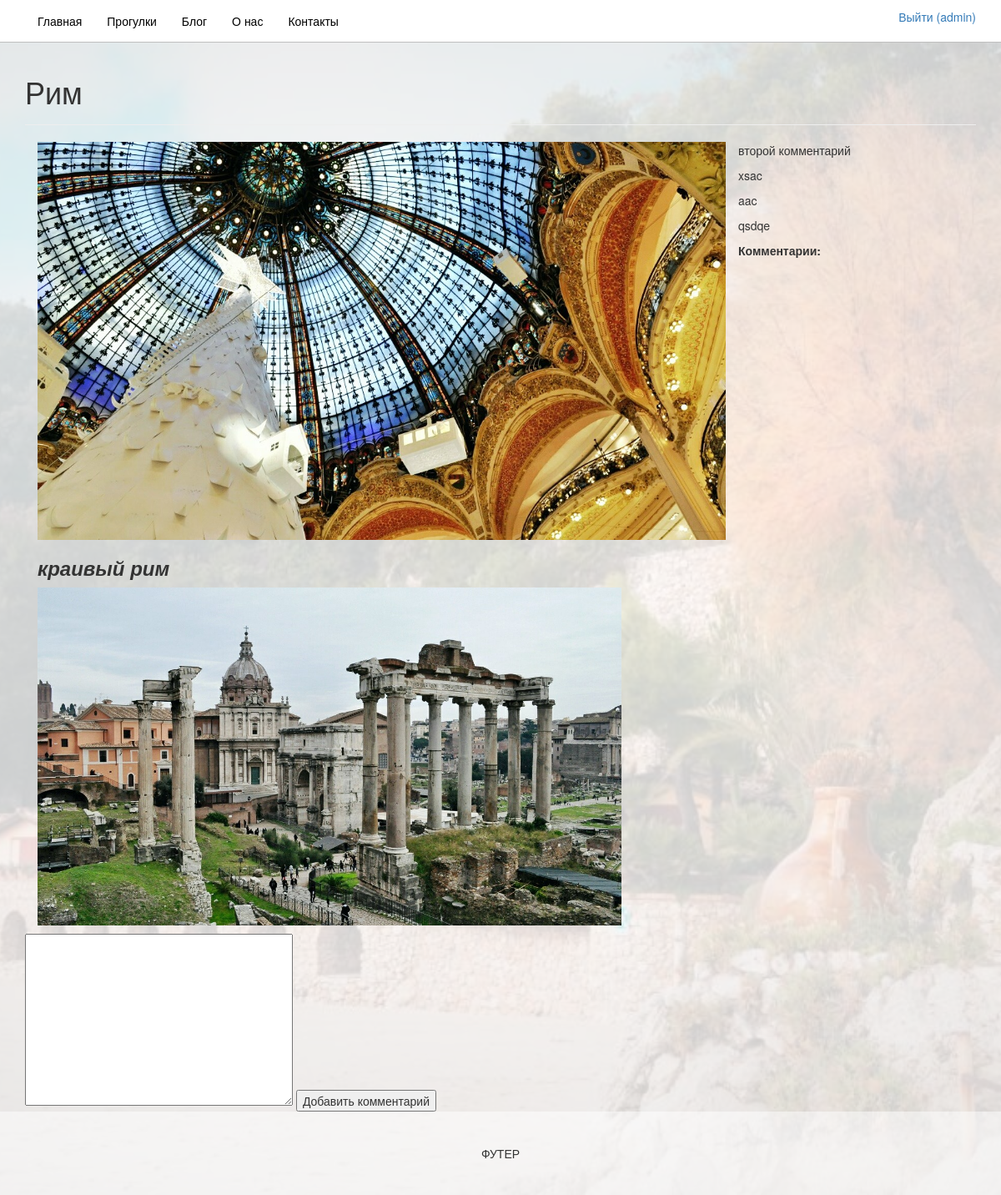
The page /blog/post/1/ (signed in) on the database its author committed.
### blog/models.py (models this page shows, shortened)
class Post(models.Model):
    class Meta():
        db_table = 'posts'
    post_author = models.ForeignKey('auth.User', default=1)
    post_title = models.CharField(max_length=200)
    post_photo = models.ImageField(
        upload_to='blog_titels/',
        blank=True,
        null=True,
    )
    post_text = RichTextUploadingField()
    post_date = models.DateTimeField(blank=True, null=True)

class Comments (models.Model):
    class Meta():
        db_table = 'comments'
    comments_text = models.TextField(verbose_name="Комментарии:")
    comments_post = models.ForeignKey(Post)

### blog/views.py (the view)
# urls.py: url(r'^post/(?P<pk>[0-9]+)/$', views.post_detail, name='post_detail'),
def post_detail(request, pk):
    args = {}
    args.update(csrf(request))
    args['post'] = get_object_or_404(Post, pk=pk)
    args['comments'] = Comments.objects.filter(comments_post_id = pk)
    args['form'] = CommentForm
    args['user_name'] = auth.get_user(request).username
    return render(request, 'post_detail.html', args)

### templates/post_detail.html (shortened to what this page needs)
{% extends 'base.html' %}
{% load staticfiles %}
{% block content %}
<div class="container-fluid content">
    <div class="container">
        <div class="page-header">
            <h1>{{ post.post_title }}</h1>
        </div>
        <div class="col-md-9">
            <div class="post">
                {% if post.post_photo %}
                <img class="img-responsive center-block" src="{{ BASE_DIR }}/media/{{ post.post_photo }}" alt="">
                {% endif %}
                <p>{% autoescape off %}{{ post.post_text }}{% endautoescape %}</p>
            </div>
        </div>
        <div class="col md-3">
            {% for comment in comments %}
            <p>{{ comment.comments_text }}</p>
            {% endfor %}
            <form action="/blog/post/addcomment/{{ post.id }}/" method="post">
            {{ form }}
            <input type="submit" class="button" value="Добавить комментарий">
            </form>
        </div>
    </div>
</div>
{% endblock %}

### templates/base.html (shortened to what this page needs)
{% load staticfiles %}
<!DOCTYPE html>
<html>
<head>
    {% block css %}
    <link rel="stylesheet" href="{% static 'css/bootstrap.css' %}"/>
    <link rel="stylesheet" href="{% static 'css/style.css' %}"/>
    {% endblock %}
</head>
<body>
{% block header %}
<div class="navbar navbar-fixed-top" role="navigation">
    <div class="container">
        <ul class="nav navbar-nav">
            <li><a href="/">Главная</a></li>
            <li><a href="#">Прогулки</a></li>
            <li><a href="/blog">Блог</a></li>
            <li><a href="#">О нас</a></li>
            <li><a href="#">Контакты</a></li>
        </ul>
        <ul class="nav navbar-right">
            {% if user.is_authenticated %}
            <li><a href="/auth/logout/">Выйти ({{ user.username }})</a></li>
            {% else %}
            <li><a href="/auth/login/">Войти</a></li>
            {% endif %}
        </ul>
    </div>
</div>
{% endblock %}
{% block content %} {% endblock %}
{% block footer %}
<div class="footer container">
<div class="row-footer row">
<div class="col-lg-12 col-md-12 col-sm-12">
   <p class="text-center" style="
    margin-bottom: 0px;">ФУТЕР</p>
</div>
</div>
</div>
{% endblock %}
</body>
</html>

### static/css/style.css (style rules this page uses)
body { margin-top: 50px; background: url(../images/Gaeta.jpg) no-repeat center center fixed; -webkit-background-size: cover; -moz-background-size: cover; -o-background-size: cover; background-size: cover; }
.content { background-color: rgba(255, 255, 255, 0.8); }
.navbar-fixed-top { background-color: white; border-color: rgba(0, 0, 0, .25) }
.navbar-nav > li > a { color: black; }
html { position: relative; min-height: 100%; }
body { margin-bottom: 100px; }
.footer { position: absolute; bottom: 0; width: 100%; max-height: 120px; background-color: rgba(255, 255, 255, 0.9); border-color: rgba(0, 0, 0, .25); }
.row-footer { height: 100px; line-height: 100px; border-top: 5px black; }

### rows shown on the page
Post: post_title "Рим", post_photo (picture), post_text "краивый рим", post_text (picture)
Comments: comments_text "второй комментарий"
Comments: comments_text "xsac"
Comments: comments_text "aac"
Comments: comments_text "qsdqe"

### other values the page prints
{{ user.username }} "admin"
